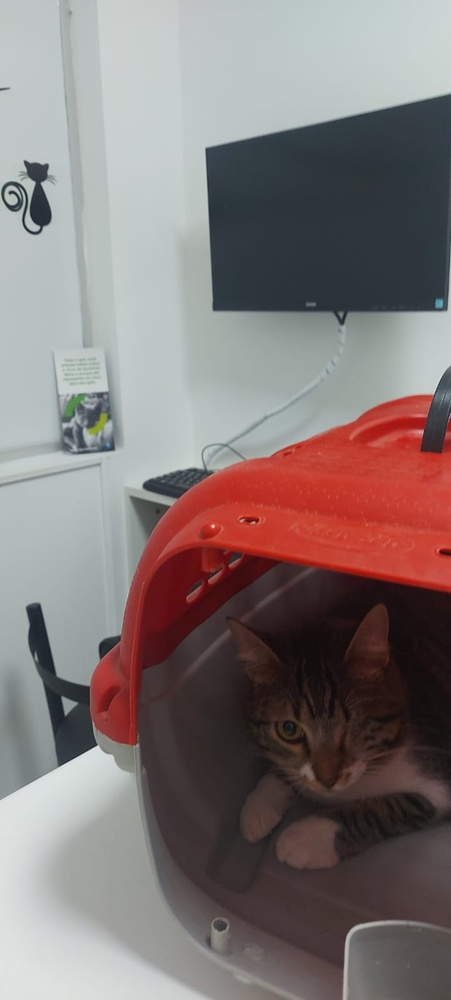
#> input picture docs-ai/computer-vision/common/media/pics/gatinhos/02.jpeg, 451 x 1000 px, shrunk from 721 x 1600 before the run, found by its file name
$ python otsu.py
#> lines starting #> are read from the running program, lines starting #| are printed output that depends on the picture; after the words box and inside, x2 and y2 are one past the last pixel; in counts of white or black regions, pixels touching at a corner belong together
import numpy as np
import cv2

# Otsu thresholding is a technique used to segment image. It transform an gray image
# into a binary image (black and white). It is based on the histogram of the image
# and the Otsu method. The Otsu method assumes that the image contains two classes
# with equal probability. It then calculates the optimum threshold separating the two
# classes.

# Create a binary image could be easy using a threshold, but Otsu does more. It
# calculates the optimum threshold separating the two classes. This is useful when
# there are more than two classes. It is also useful when the image has a higher
# contrast.

# Carregue a imagem original
img = cv2.imread("/home/fpauli/git/crz-docs/docs-ai/computer-vision/common/media/pics/gatinhos/02.jpeg")
#> img is the input picture: shape (1000, 451, 3); mean B, G, R 118.8, 119.8, 131

cv2.imshow("Original", img)

# Converta a imagem para tons de cinza
gray = cv2.cvtColor(img, cv2.COLOR_BGR2GRAY)
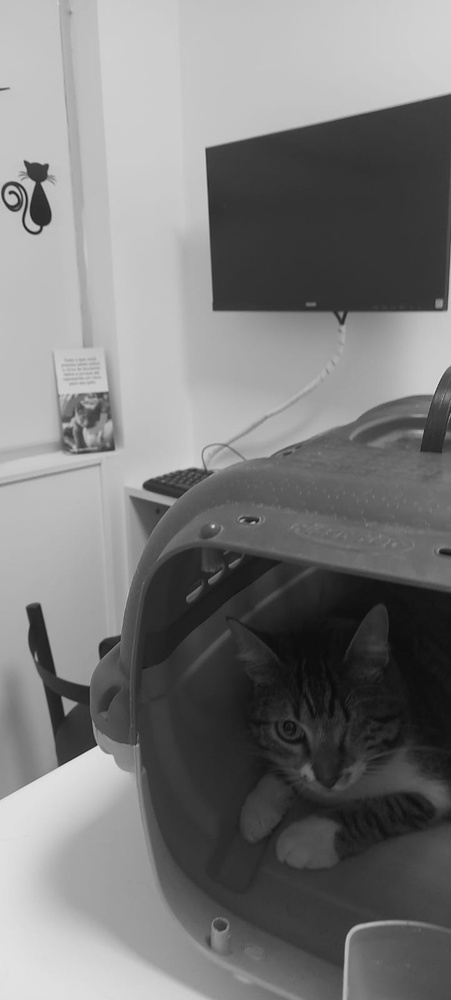
#> gray: shape (1000, 451); min 10, max 228, mean 123

# Aplique o threshold
ret, threshold = cv2.threshold(gray, 100, 255, cv2.THRESH_BINARY + cv2.THRESH_OTSU)
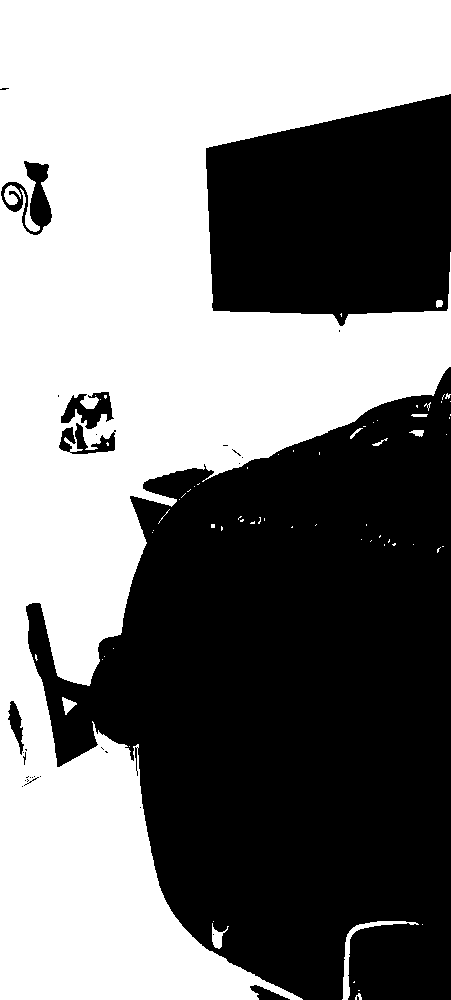
#> threshold: shape (1000, 451); 50.3% white; 32 black regions (25 under 20 px), largest, box (x1, y1, x2, y2) and area: (26, 367, 451, 1000) 173944, (206, 94, 451, 326) 46285, (1, 161, 52, 235) 1538
#> ret = 122

cv2.imshow("Threshold", threshold)
cv2.waitKey(0)

# Inverta a máscara
inverted_threshold = 255 - threshold

# Use a máscara invertida para recortar a imagem original colorida
img_cut = cv2.bitwise_and(img, img, mask=inverted_threshold)
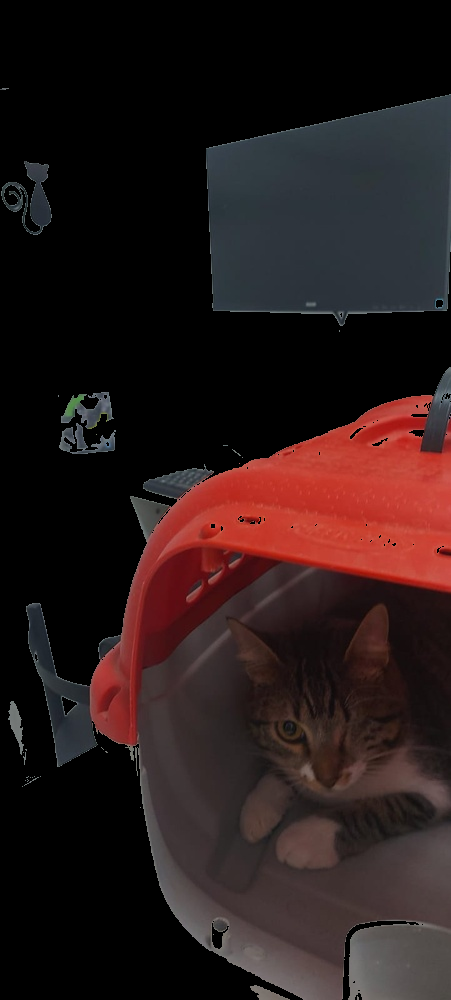
#> img_cut: shape (1000, 451, 3); mean B, G, R 25.3, 25.6, 40.5

cv2.imshow("Cut", img_cut)
cv2.waitKey(0)

$ run again, with docs-ai/computer-vision/common/media/pics/gatinhos/01.jpeg copied over docs-ai/computer-vision/common/media/pics/gatinhos/02.jpeg
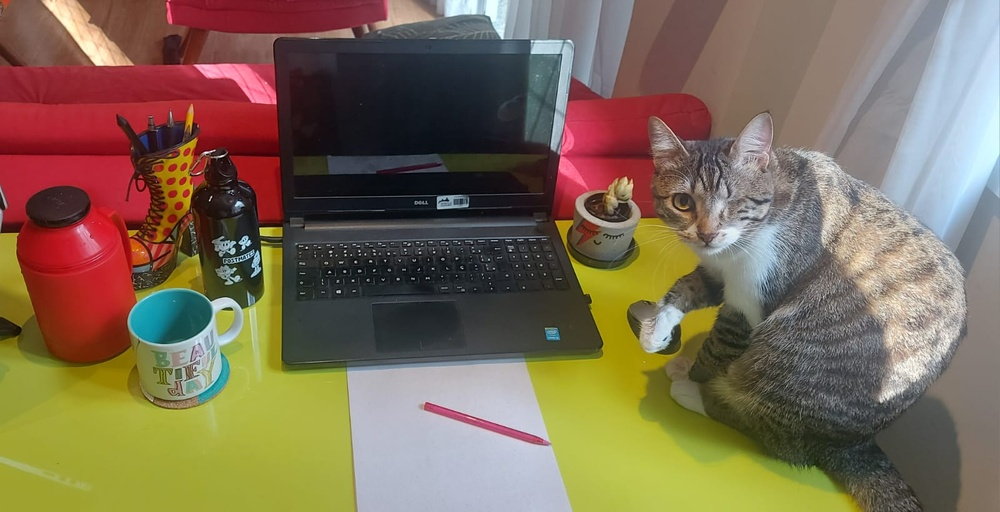
#> input picture docs-ai/computer-vision/common/media/pics/gatinhos/01.jpeg, 1000 x 512 px, shrunk from 1600 x 820 before the run, found by its file name
#> img is the input picture: shape (512, 1000, 3); mean B, G, R 85.7, 107.9, 125
#> `ret, threshold = cv2.threshold(gray, 100, 255, cv2.THRESH_BINARY + cv2..`:
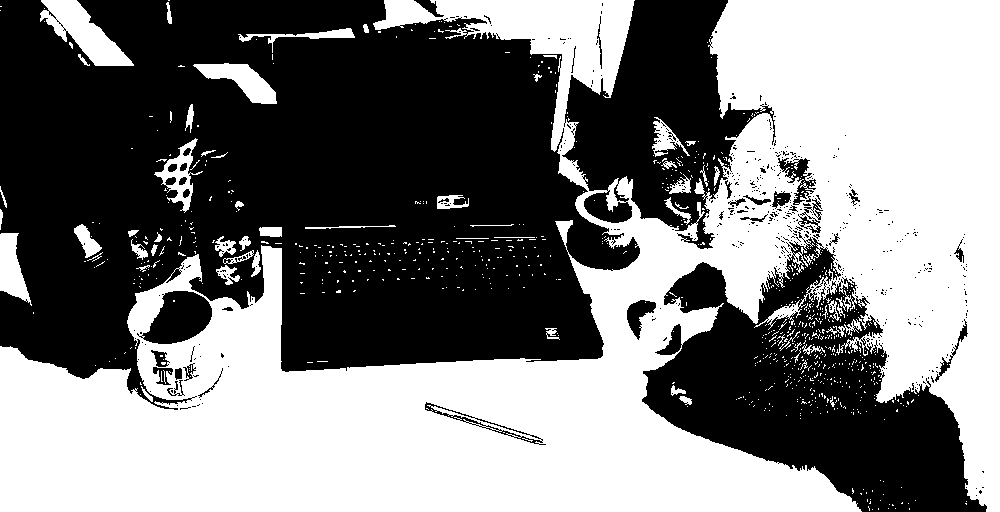
#> threshold: shape (512, 1000); 49% white; 814 white regions (755 under 20 px), largest, box (x1, y1, x2, y2) and area: (0, 0, 1000, 512) 236716, (40, 0, 134, 66) 2713, (193, 63, 277, 104) 1554
#> ret = 111
#> `img_cut = cv2.bitwise_and(img, img, mask=inverted_threshold)`:
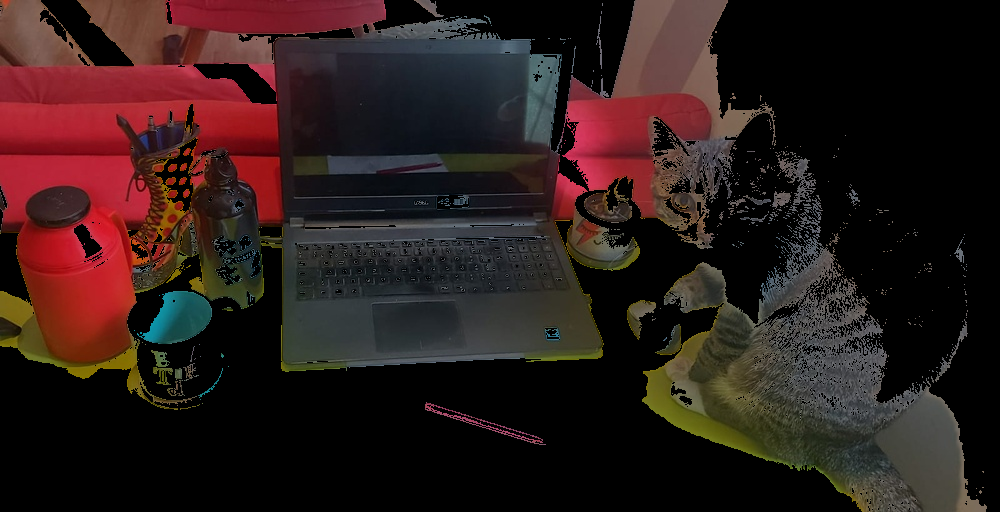
#> img_cut: shape (512, 1000, 3); mean B, G, R 25.7, 27.6, 44.3

$ run again, with docs-ai/computer-vision/common/media/pics/gatinhos/03.jpeg copied over docs-ai/computer-vision/common/media/pics/gatinhos/02.jpeg
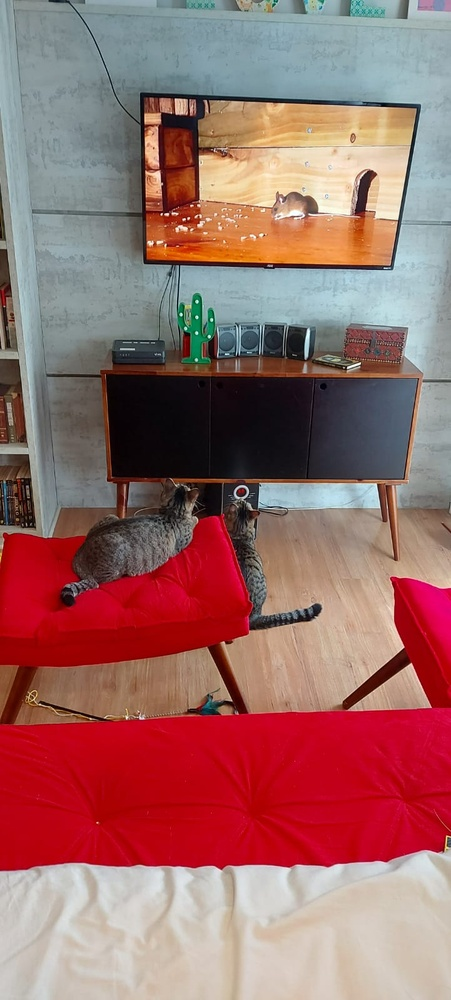
#> input picture docs-ai/computer-vision/common/media/pics/gatinhos/03.jpeg, 451 x 1000 px, shrunk from 721 x 1600 before the run, found by its file name
#> img is the input picture: shape (1000, 451, 3); mean B, G, R 104.3, 106.8, 153.8
#> `ret, threshold = cv2.threshold(gray, 100, 255, cv2.THRESH_BINARY + cv2..`:
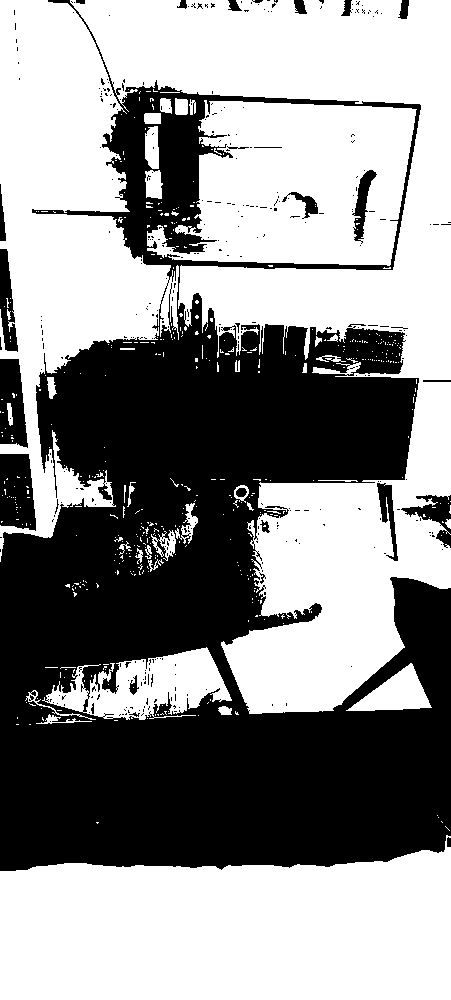
#> threshold: shape (1000, 451); 56.2% white; 365 black regions (338 under 20 px), largest, box (x1, y1, x2, y2) and area: (0, 0, 451, 871) 187146, (0, 454, 36, 531) 2345, (0, 359, 28, 448) 1876
#> ret = 113
#> `img_cut = cv2.bitwise_and(img, img, mask=inverted_threshold)`:
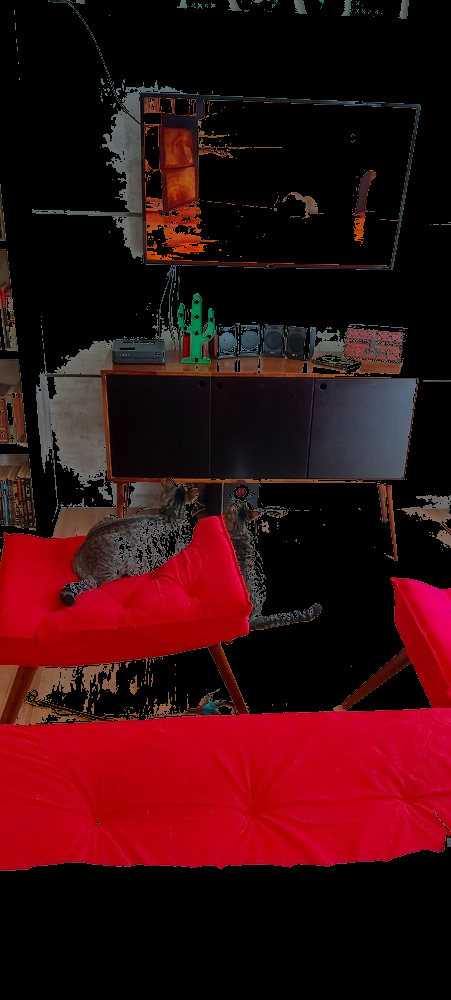
#> img_cut: shape (1000, 451, 3); mean B, G, R 15.3, 12.1, 55.6

$ run again, with docs-ai/computer-vision/common/media/pics/gatinhos/04.jpeg copied over docs-ai/computer-vision/common/media/pics/gatinhos/02.jpeg
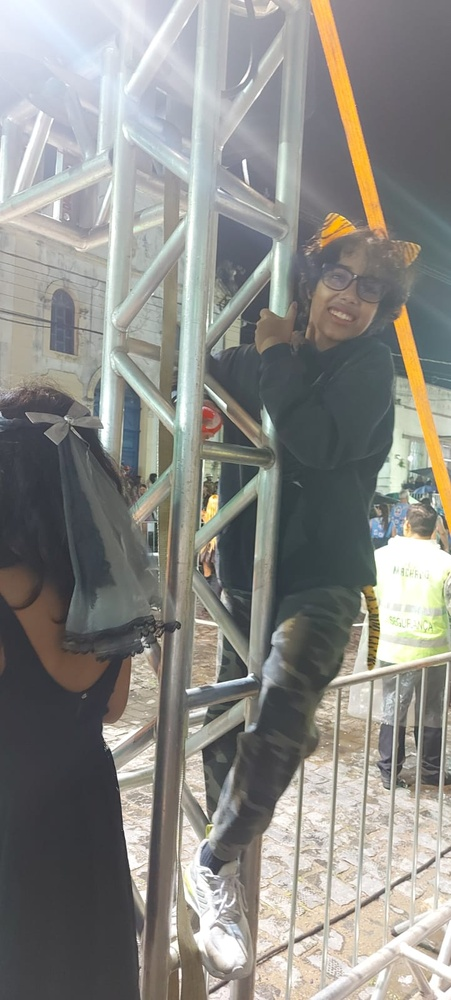
#> input picture docs-ai/computer-vision/common/media/pics/gatinhos/04.jpeg, 451 x 1000 px, shrunk from 721 x 1600 before the run, found by its file name
#> img is the input picture: shape (1000, 451, 3); mean B, G, R 134.7, 139, 139.7
#> `ret, threshold = cv2.threshold(gray, 100, 255, cv2.THRESH_BINARY + cv2..`:
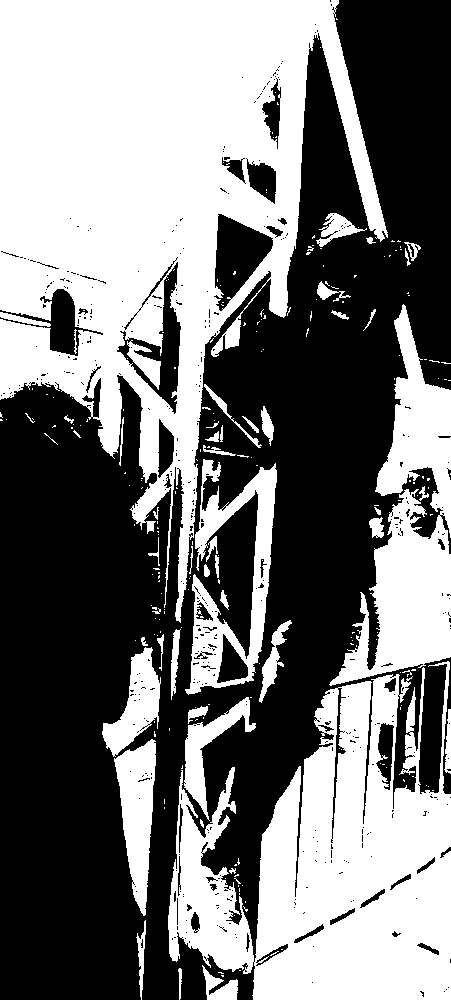
#> threshold: shape (1000, 451); 47.1% white; 238 white regions (189 under 20 px), largest, box (x1, y1, x2, y2) and area: (0, 0, 388, 623) 111954, (168, 661, 451, 1000) 55931, (329, 304, 451, 686) 19573
#> ret = 141
#> `img_cut = cv2.bitwise_and(img, img, mask=inverted_threshold)`:
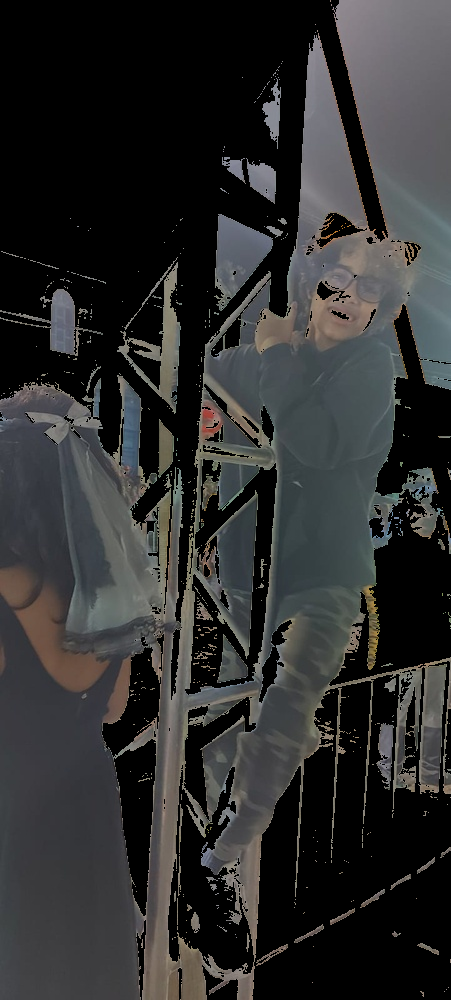
#> img_cut: shape (1000, 451, 3); mean B, G, R 46.8, 46.9, 46.6
